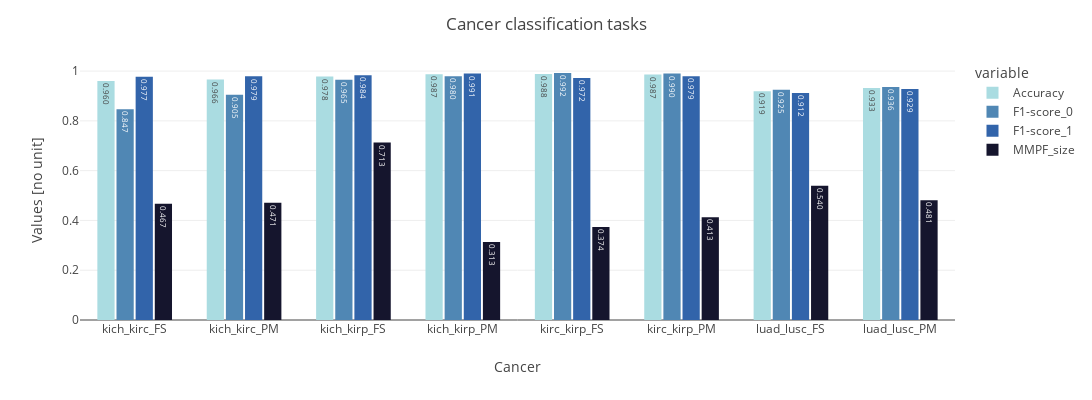

This figure's notebook cell:
### Markdown cell above
# Diana 
***

### Code cell
def check_results_diana(task : str, 
                           cancer : str, 
                           df : pd.DataFrame,
                           set_ : str, ID : int):
    # Initialization
    sub_dict = {'task' : [task], 'cancer' : [cancer]}
    
    # Extract the results pkl files
    preds_path = f'results/preds/run_{ID}/add_protected_atts_1/Diana'
    results = pd.read_pickle(preds_path + f'/{task}/{cancer}/results.pkl')
    
    # Compute the metrics
    # Accuracy 
    sub_dict['Accuracy'] = tm.classification.BinaryAccuracy()(torch.Tensor(results.pred), torch.Tensor(results.label)).item()
    
    # F1-score
    # sub_dict['F1-score'] = tm.classification.BinaryF1Score()(torch.Tensor(results.pred), torch.Tensor(results.label)).item()
    f1_scores = tm.classification.MulticlassF1Score(num_classes = 2, average = None)(torch.Tensor(results.pred), torch.Tensor(results.label))
    sub_dict['F1-score_0'] = f1_scores[0].item()
    sub_dict['F1-score_1'] = f1_scores[1].item()
    
    # MMPF_size
    mmpf_metrics = compute_pareto_metrics(results, protected_atts)
    sub_dict['MMPF_size'] = [mmpf_metrics[f'{set_}MMPF_size_set_2']]
    
    # Return the updated data frame
    if df.empty: df = pd.DataFrame(data = sub_dict)
    else: df = pd.concat([df, pd.DataFrame(data = sub_dict)])
    return df

# Initialization
cols = ['task', 'cancer', 'Accuracy', 'F1-score_0', 'F1-score_1', 'MMPF_size']
df_diana_100 = pd.DataFrame(columns = cols)
df_diana_1000 = pd.DataFrame(columns = cols)
df_diana_100_test = pd.DataFrame(columns = cols)
df_diana_1000_test = pd.DataFrame(columns = cols)

# Loop on the combinations for baseline
for comb in COMBS_BASELINE[2:10]:
    # Track
    print(comb)
    
    # Extract combinations
    task = comb[0]
    cancer = comb[1]
    
    # Get the metrics
    df_diana_100 = check_results_diana(task, cancer, df_diana_100, 'val_', 100)
    df_diana_1000 = check_results_diana(task, cancer, df_diana_1000, 'val_', 1000)
    
    # Get the metrics
    df_diana_100_test = check_results_diana(task, cancer, df_diana_100_test, 'test_', 100)
    df_diana_1000_test = check_results_diana(task, cancer, df_diana_1000_test, 'test_', 1000)

df_d = keep_best(df_diana_100, df_diana_1000)
df_d_test = select_best_test(df_d, df_diana_100_test, df_diana_1000_test)
plot_results_others(df_d_test, 'images/results_diana.eps')

### Figure 1 — Plotly figure (JSON) as saved in the notebook; plotly's stock layout.template omitted (floating-point values rounded to 4 significant figures)
{"data": [{"alignmentgroup": "True", "hovertemplate": "variable=Accuracy<br>cancer=%{x}<br>value=%{y}<extra></extra>", "legendgroup": "Accuracy", "marker": {"color": "rgb(170, 220, 225)", "pattern": {"shape": ""}}, "name": "Accuracy", "offsetgroup": "Accuracy", "orientation": "v", "showlegend": true, "textposition": "auto", "texttemplate": "%{y:.3f}", "type": "bar", "x": ["kich_kirc_FS", "kich_kirc_PM", "kich_kirp_FS", "kich_kirp_PM", "kirc_kirp_FS", "kirc_kirp_PM", "luad_lusc_FS", "luad_lusc_PM"], "xaxis": "x", "y": [0.9605, 0.9659, 0.9778, 0.9873, 0.988, 0.9868, 0.9193, 0.9325], "yaxis": "y"}, {"alignmentgroup": "True", "hovertemplate": "variable=F1-score_0<br>cancer=%{x}<br>value=%{y}<extra></extra>", "legendgroup": "F1-score_0", "marker": {"color": "rgb(80, 135, 180)", "pattern": {"shape": ""}}, "name": "F1-score_0", "offsetgroup": "F1-score_0", "orientation": "v", "showlegend": true, "textposition": "auto", "texttemplate": "%{y:.3f}", "type": "bar", "x": ["kich_kirc_FS", "kich_kirc_PM", "kich_kirp_FS", "kich_kirp_PM", "kirc_kirp_FS", "kirc_kirp_PM", "luad_lusc_FS", "luad_lusc_PM"], "xaxis": "x", "y": [0.8472, 0.9055, 0.9653, 0.9796, 0.9924, 0.9902, 0.9252, 0.936], "yaxis": "y"}, {"alignmentgroup": "True", "hovertemplate": "variable=F1-score_1<br>cancer=%{x}<br>value=%{y}<extra></extra>", "legendgroup": "F1-score_1", "marker": {"color": "rgb(50, 100, 170)", "pattern": {"shape": ""}}, "name": "F1-score_1", "offsetgroup": "F1-score_1", "orientation": "v", "showlegend": true, "textposition": "auto", "texttemplate": "%{y:.3f}", "type": "bar", "x": ["kich_kirc_FS", "kich_kirc_PM", "kich_kirp_FS", "kich_kirp_PM", "kirc_kirp_FS", "kirc_kirp_PM", "luad_lusc_FS", "luad_lusc_PM"], "xaxis": "x", "y": [0.9773, 0.9792, 0.9837, 0.9908, 0.9723, 0.9795, 0.9124, 0.9286], "yaxis": "y"}, {"alignmentgroup": "True", "hovertemplate": "variable=MMPF_size<br>cancer=%{x}<br>value=%{y}<extra></extra>", "legendgroup": "MMPF_size", "marker": {"color": "rgb(21, 21, 45)", "pattern": {"shape": ""}}, "name": "MMPF_size", "offsetgroup": "MMPF_size", "orientation": "v", "showlegend": true, "textposition": "auto", "texttemplate": "%{y:.3f}", "type": "bar", "x": ["kich_kirc_FS", "kich_kirc_PM", "kich_kirp_FS", "kich_kirp_PM", "kirc_kirp_FS", "kirc_kirp_PM", "luad_lusc_FS", "luad_lusc_PM"], "xaxis": "x", "y": [0.4671, 0.4712, 0.7133, 0.3133, 0.3739, 0.4132, 0.5396, 0.4811], "yaxis": "y"}], "layout": {"bargap": 0.3, "bargroupgap": 0.1, "barmode": "group", "height": 400, "legend": {"title": {"text": "variable"}, "tracegroupgap": 0}, "margin": {"t": 60}, "title": {"text": "Cancer classification tasks"}, "width": 1200, "xaxis": {"anchor": "y", "domain": [0, 1], "title": {"text": "Cancer"}}, "yaxis": {"anchor": "x", "domain": [0, 1], "title": {"text": "Values [no unit]"}}}}
